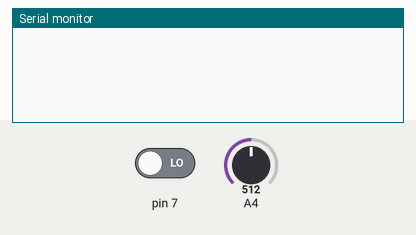
Recording of a sketch running on a simulated Arduino Uno, built with avr-gcc and run on an emulated ATmega328P. Shown: the last lines printed to the serial monitor. The test bench sets the inputs (shaded band); at power-on: pin 7 LOW, A4 = 512.

Above: at 1.2 s.
1.3 s: pin 7 driven HIGH
At 1.44 s:
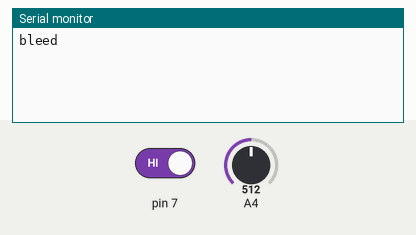
At 2.4 s:
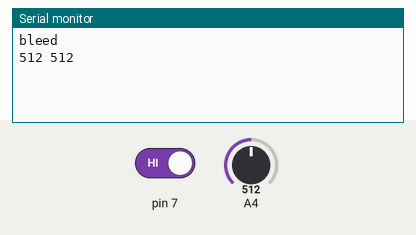

The sketch:

gun.ino
```cpp
const char* key = "FPGujAxsR4vQ9nvw";
int U1, U2;
void setup() {
  Serial.begin(9600);

}

bool canPress = true;

void loop() {
  if (digitalRead(7) == 1 && canPress == true) {
    canPress = false;
    Serial.println("bleed");
    delay(75);
    U1 = analogRead(4);
    delay(95);
    U2 = analogRead(4);
    Serial.print(U1);
    Serial.print(" ");
    Serial.print(U2);
    Serial.println();
  }
  else if (digitalRead(7) == 0) {
    canPress = true;
  }

  delay(10);

}
```

Measured:
- after the input at 1.3 s, the serial monitor: prints a new line at once (image 1)
